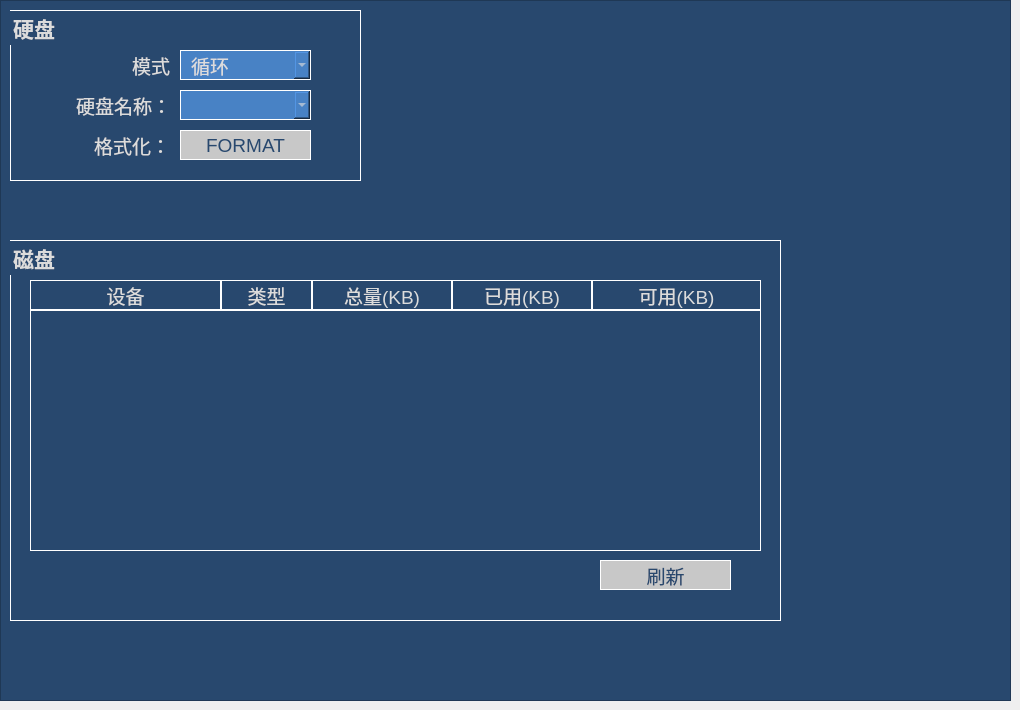
   <widget class="QWidget" name="tab_storage">
    <attribute name="title">
     <string>存储</string>
    </attribute>
    <widget class="QFrame" name="frame_9">
     <property name="geometry">
      <rect>
       <x>0</x>
       <y>0</y>
       <width>1011</width>
       <height>701</height>
      </rect>
     </property>
     <property name="styleSheet">
      <string notr="true">background: rgb(40, 72, 110);
color: rgb(220, 220, 220);</string>
     </property>
     <property name="frameShape">
      <enum>QFrame::StyledPanel</enum>
     </property>
     <property name="frameShadow">
      <enum>QFrame::Raised</enum>
     </property>
     <widget class="QGroupBox" name="groupBox_3">
      <property name="geometry">
       <rect>
        <x>10</x>
        <y>10</y>
        <width>351</width>
        <height>171</height>
       </rect>
      </property>
      <property name="font">
       <font>
        <family>Tahoma</family>
        <pointsize>16</pointsize>
        <weight>75</weight>
        <bold>true</bold>
       </font>
      </property>
      <property name="styleSheet">
       <string notr="true">background: transparent;
border: 1 solid rgb(255,255,255);</string>
      </property>
      <property name="title">
       <string>硬盘</string>
      </property>
      <widget class="QLabel" name="storageformatlabel">
       <property name="geometry">
        <rect>
         <x>29</x>
         <y>120</y>
         <width>131</width>
         <height>30</height>
        </rect>
       </property>
       <property name="font">
        <font>
         <family>Tahoma</family>
         <pointsize>14</pointsize>
        </font>
       </property>
       <property name="styleSheet">
        <string notr="true">background: transparent;
border: 0;</string>
       </property>
       <property name="text">
        <string>格式化：</string>
       </property>
       <property name="alignment">
        <set>Qt::AlignRight|Qt::AlignTrailing|Qt::AlignVCenter</set>
       </property>
      </widget>
      <widget class="QLabel" name="storagewritemodelabel">
       <property name="geometry">
        <rect>
         <x>29</x>
         <y>40</y>
         <width>131</width>
         <height>30</height>
        </rect>
       </property>
       <property name="font">
        <font>
         <family>Tahoma</family>
         <pointsize>14</pointsize>
        </font>
       </property>
       <property name="styleSheet">
        <string notr="true">background: transparent;
border: 0;</string>
       </property>
       <property name="text">
        <string>模式</string>
       </property>
       <property name="alignment">
        <set>Qt::AlignRight|Qt::AlignTrailing|Qt::AlignVCenter</set>
       </property>
      </widget>
      <widget class="QComboBox" name="storagewritemodecomboBox">
       <property name="geometry">
        <rect>
         <x>170</x>
         <y>40</y>
         <width>131</width>
         <height>30</height>
        </rect>
       </property>
       <property name="font">
        <font>
         <family>Tahoma</family>
         <pointsize>14</pointsize>
        </font>
       </property>
       <property name="cursor">
        <cursorShape>PointingHandCursor</cursorShape>
       </property>
       <property name="styleSheet">
        <string notr="true">background: rgb(72, 130, 197);
color: rgb(220, 220, 220);
padding-left: 10; padding-right:10;</string>
       </property>
       <item>
        <property name="text">
         <string>循环</string>
        </property>
       </item>
       <item>
        <property name="text">
         <string>一次</string>
        </property>
       </item>
      </widget>
      <widget class="QPushButton" name="storageformatpushButton">
       <property name="geometry">
        <rect>
         <x>170</x>
         <y>120</y>
         <width>131</width>
         <height>30</height>
        </rect>
       </property>
       <property name="font">
        <font>
         <family>Tahoma</family>
         <pointsize>14</pointsize>
        </font>
       </property>
       <property name="cursor">
        <cursorShape>PointingHandCursor</cursorShape>
       </property>
       <property name="styleSheet">
        <string notr="true">background: rgb(200,200,200);
color: rgb(40,72,110);</string>
       </property>
       <property name="text">
        <string>FORMAT</string>
       </property>
       <property name="flat">
        <bool>false</bool>
       </property>
      </widget>
      <widget class="QLabel" name="storageformatlabel_2">
       <property name="geometry">
        <rect>
         <x>30</x>
         <y>80</y>
         <width>131</width>
         <height>30</height>
        </rect>
       </property>
       <property name="font">
        <font>
         <family>Tahoma</family>
         <pointsize>14</pointsize>
        </font>
       </property>
       <property name="styleSheet">
        <string notr="true">background: transparent;
border: 0;</string>
       </property>
       <property name="text">
        <string>硬盘名称：</string>
       </property>
       <property name="alignment">
        <set>Qt::AlignRight|Qt::AlignTrailing|Qt::AlignVCenter</set>
       </property>
      </widget>
      <widget class="QComboBox" name="storagehddcomboBox">
       <property name="geometry">
        <rect>
         <x>170</x>
         <y>80</y>
         <width>131</width>
         <height>30</height>
        </rect>
       </property>
       <property name="font">
        <font>
         <family>Tahoma</family>
         <pointsize>14</pointsize>
        </font>
       </property>
       <property name="cursor">
        <cursorShape>PointingHandCursor</cursorShape>
       </property>
       <property name="styleSheet">
        <string notr="true">background: rgb(72, 130, 197);
color: rgb(220, 220, 220);
padding-left: 10; padding-right:10;</string>
       </property>
      </widget>
     </widget>
     <widget class="QGroupBox" name="groupBox_5">
      <property name="geometry">
       <rect>
        <x>10</x>
        <y>240</y>
        <width>771</width>
        <height>381</height>
       </rect>
      </property>
      <property name="font">
       <font>
        <family>Tahoma</family>
        <pointsize>16</pointsize>
        <weight>75</weight>
        <bold>true</bold>
       </font>
      </property>
      <property name="styleSheet">
       <string notr="true">background: transparent;
border: 1 solid rgb(255,255,255);</string>
      </property>
      <property name="title">
       <string>磁盘</string>
      </property>
      <widget class="QLabel" name="lb_disk_05">
       <property name="geometry">
        <rect>
         <x>442</x>
         <y>40</y>
         <width>140</width>
         <height>30</height>
        </rect>
       </property>
       <property name="font">
        <font>
         <family>Tahoma</family>
         <pointsize>14</pointsize>
        </font>
       </property>
       <property name="styleSheet">
        <string notr="true">background: transparent;</string>
       </property>
       <property name="text">
        <string>已用(KB)</string>
       </property>
       <property name="alignment">
        <set>Qt::AlignCenter</set>
       </property>
      </widget>
      <widget class="QLabel" name="lb_disk_04">
       <property name="geometry">
        <rect>
         <x>302</x>
         <y>40</y>
         <width>140</width>
         <height>30</height>
        </rect>
       </property>
       <property name="font">
        <font>
         <family>Tahoma</family>
         <pointsize>14</pointsize>
        </font>
       </property>
       <property name="styleSheet">
        <string notr="true">background: transparent;</string>
       </property>
       <property name="text">
        <string>总量(KB)</string>
       </property>
       <property name="alignment">
        <set>Qt::AlignCenter</set>
       </property>
      </widget>
      <widget class="QLabel" name="lb_disk_02">
       <property name="geometry">
        <rect>
         <x>211</x>
         <y>40</y>
         <width>91</width>
         <height>30</height>
        </rect>
       </property>
       <property name="font">
        <font>
         <family>Tahoma</family>
         <pointsize>14</pointsize>
        </font>
       </property>
       <property name="styleSheet">
        <string notr="true">background: transparent;</string>
       </property>
       <property name="text">
        <string>类型</string>
       </property>
       <property name="alignment">
        <set>Qt::AlignCenter</set>
       </property>
      </widget>
      <widget class="QLabel" name="lb_disk_01">
       <property name="geometry">
        <rect>
         <x>20</x>
         <y>40</y>
         <width>191</width>
         <height>30</height>
        </rect>
       </property>
       <property name="font">
        <font>
         <family>Tahoma</family>
         <pointsize>14</pointsize>
        </font>
       </property>
       <property name="styleSheet">
        <string notr="true">background: transparent;</string>
       </property>
       <property name="text">
        <string>设备</string>
       </property>
       <property name="alignment">
        <set>Qt::AlignCenter</set>
       </property>
      </widget>
      <widget class="QPushButton" name="pb_disk_refresh">
       <property name="geometry">
        <rect>
         <x>590</x>
         <y>320</y>
         <width>131</width>
         <height>30</height>
        </rect>
       </property>
       <property name="font">
        <font>
         <family>Tahoma</family>
         <pointsize>14</pointsize>
        </font>
       </property>
       <property name="cursor">
        <cursorShape>PointingHandCursor</cursorShape>
       </property>
       <property name="styleSheet">
        <string notr="true">background: rgb(200,200,200);
color: rgb(40,72,110);</string>
       </property>
       <property name="text">
        <string>刷新</string>
       </property>
       <property name="flat">
        <bool>false</bool>
       </property>
      </widget>
      <widget class="QLabel" name="lb_disk_06">
       <property name="geometry">
        <rect>
         <x>582</x>
         <y>40</y>
         <width>169</width>
         <height>30</height>
        </rect>
       </property>
       <property name="font">
        <font>
         <family>Tahoma</family>
         <pointsize>14</pointsize>
        </font>
       </property>
       <property name="styleSheet">
        <string notr="true">background: transparent;</string>
       </property>
       <property name="text">
        <string>可用(KB)</string>
       </property>
       <property name="alignment">
        <set>Qt::AlignCenter</set>
       </property>
      </widget>
      <widget class="QTableWidget" name="table_disk_info">
       <property name="enabled">
        <bool>true</bool>
       </property>
       <property name="geometry">
        <rect>
         <x>20</x>
         <y>70</y>
         <width>731</width>
         <height>241</height>
        </rect>
       </property>
       <property name="sizePolicy">
        <sizepolicy hsizetype="Fixed" vsizetype="Fixed">
         <horstretch>0</horstretch>
         <verstretch>0</verstretch>
        </sizepolicy>
       </property>
       <property name="font">
        <font>
         <pointsize>14</pointsize>
        </font>
       </property>
       <property name="focusPolicy">
        <enum>Qt::WheelFocus</enum>
       </property>
       <property name="contextMenuPolicy">
        <enum>Qt::DefaultContextMenu</enum>
       </property>
       <property name="styleSheet">
        <string notr="true">background: transparent;
color: rgb(200, 200, 200);
padding-top: 10; padding-bottom:10;padding-left: 6; padding-right:6;</string>
       </property>
       <property name="frameShape">
        <enum>QFrame::StyledPanel</enum>
       </property>
       <property name="verticalScrollBarPolicy">
        <enum>Qt::ScrollBarAsNeeded</enum>
       </property>
       <property name="horizontalScrollBarPolicy">
        <enum>Qt::ScrollBarAlwaysOff</enum>
       </property>
       <property name="autoScroll">
        <bool>false</bool>
       </property>
       <property name="editTriggers">
        <set>QAbstractItemView::NoEditTriggers</set>
       </property>
       <property name="tabKeyNavigation">
        <bool>false</bool>
       </property>
       <property name="showDropIndicator" stdset="0">
        <bool>false</bool>
       </property>
       <property name="dragDropOverwriteMode">
        <bool>false</bool>
       </property>
       <property name="showGrid">
        <bool>false</bool>
       </property>
       <property name="gridStyle">
        <enum>Qt::DashLine</enum>
       </property>
       <property name="wordWrap">
        <bool>false</bool>
       </property>
       <property name="cornerButtonEnabled">
        <bool>false</bool>
       </property>
       <property name="rowCount">
        <number>7</number>
       </property>
       <attribute name="horizontalHeaderVisible">
        <bool>false</bool>
       </attribute>
       <attribute name="horizontalHeaderCascadingSectionResizes">
        <bool>false</bool>
       </attribute>
       <attribute name="horizontalHeaderDefaultSectionSize">
        <number>200</number>
       </attribute>
       <attribute name="verticalHeaderVisible">
        <bool>false</bool>
       </attribute>
       <attribute name="verticalHeaderDefaultSectionSize">
        <number>30</number>
       </attribute>
       <attribute name="verticalHeaderMinimumSectionSize">
        <number>22</number>
       </attribute>
       <row>
        <property name="text">
         <string>New Row</string>
        </property>
       </row>
       <row>
        <property name="text">
         <string>New Row</string>
        </property>
       </row>
       <row>
        <property name="text">
         <string>New Row</string>
        </property>
       </row>
       <row>
        <property name="text">
         <string>New Row</string>
        </property>
       </row>
       <row>
        <property name="text">
         <string>New Row</string>
        </property>
       </row>
       <row>
        <property name="text">
         <string>New Row</string>
        </property>
       </row>
       <row/>
       <column>
        <property name="text">
         <string>New Column</string>
        </property>
        <property name="textAlignment">
         <set>AlignRight|AlignVCenter</set>
        </property>
       </column>
       <column>
        <property name="text">
         <string>New Column</string>
        </property>
        <property name="textAlignment">
         <set>AlignRight|AlignVCenter</set>
        </property>
       </column>
       <column>
        <property name="text">
         <string>New Column</string>
        </property>
        <property name="textAlignment">
         <set>AlignRight|AlignVCenter</set>
        </property>
       </column>
       <column>
        <property name="text">
         <string>New Column</string>
        </property>
        <property name="textAlignment">
         <set>AlignRight|AlignVCenter</set>
        </property>
       </column>
       <column>
        <property name="text">
         <string>New Column</string>
        </property>
        <property name="textAlignment">
         <set>AlignRight|AlignVCenter</set>
        </property>
       </column>
       <item row="0" column="0">
        <property name="text">
         <string/>
        </property>
        <property name="font">
         <font>
          <pointsize>14</pointsize>
         </font>
        </property>
        <property name="textAlignment">
         <set>AlignRight|AlignVCenter</set>
        </property>
       </item>
       <item row="0" column="1">
        <property name="text">
         <string/>
        </property>
        <property name="font">
         <font>
          <pointsize>14</pointsize>
         </font>
        </property>
        <property name="textAlignment">
         <set>AlignRight|AlignVCenter</set>
        </property>
       </item>
       <item row="0" column="2">
        <property name="text">
         <string/>
        </property>
        <property name="font">
         <font>
          <pointsize>14</pointsize>
         </font>
        </property>
        <property name="textAlignment">
         <set>AlignRight|AlignVCenter</set>
        </property>
       </item>
       <item row="0" column="3">
        <property name="text">
         <string/>
        </property>
        <property name="font">
         <font>
          <pointsize>14</pointsize>
         </font>
        </property>
        <property name="textAlignment">
         <set>AlignRight|AlignVCenter</set>
        </property>
       </item>
       <item row="0" column="4">
        <property name="text">
         <string/>
        </property>
        <property name="font">
         <font>
          <pointsize>14</pointsize>
         </font>
        </property>
        <property name="textAlignment">
         <set>AlignRight|AlignVCenter</set>
        </property>
       </item>
       <item row="1" column="0">
        <property name="text">
         <string/>
        </property>
        <property name="font">
         <font>
          <pointsize>14</pointsize>
         </font>
        </property>
        <property name="textAlignment">
         <set>AlignRight|AlignVCenter</set>
        </property>
       </item>
       <item row="1" column="1">
        <property name="text">
         <string/>
        </property>
        <property name="font">
         <font>
          <pointsize>14</pointsize>
         </font>
        </property>
        <property name="textAlignment">
         <set>AlignRight|AlignVCenter</set>
        </property>
       </item>
       <item row="1" column="2">
        <property name="text">
         <string/>
        </property>
        <property name="font">
         <font>
          <pointsize>14</pointsize>
         </font>
        </property>
        <property name="textAlignment">
         <set>AlignRight|AlignVCenter</set>
        </property>
       </item>
       <item row="1" column="3">
        <property name="text">
         <string/>
        </property>
        <property name="font">
         <font>
          <pointsize>14</pointsize>
         </font>
        </property>
        <property name="textAlignment">
         <set>AlignRight|AlignVCenter</set>
        </property>
       </item>
       <item row="1" column="4">
        <property name="text">
         <string/>
        </property>
        <property name="font">
         <font>
          <pointsize>14</pointsize>
         </font>
        </property>
        <property name="textAlignment">
         <set>AlignRight|AlignVCenter</set>
        </property>
       </item>
       <item row="2" column="0">
        <property name="text">
         <string/>
        </property>
        <property name="font">
         <font>
          <pointsize>14</pointsize>
         </font>
        </property>
        <property name="textAlignment">
         <set>AlignRight|AlignVCenter</set>
        </property>
       </item>
       <item row="2" column="1">
        <property name="text">
         <string/>
        </property>
        <property name="font">
         <font>
          <pointsize>14</pointsize>
         </font>
        </property>
        <property name="textAlignment">
         <set>AlignRight|AlignVCenter</set>
        </property>
       </item>
       <item row="2" column="2">
        <property name="text">
         <string/>
        </property>
        <property name="font">
         <font>
          <pointsize>14</pointsize>
         </font>
        </property>
        <property name="textAlignment">
         <set>AlignRight|AlignVCenter</set>
        </property>
       </item>
       <item row="2" column="3">
        <property name="text">
         <string/>
        </property>
        <property name="font">
         <font>
          <pointsize>14</pointsize>
         </font>
        </property>
        <property name="textAlignment">
         <set>AlignRight|AlignVCenter</set>
        </property>
       </item>
       <item row="2" column="4">
        <property name="text">
         <string/>
        </property>
        <property name="font">
         <font>
          <pointsize>14</pointsize>
         </font>
        </property>
        <property name="textAlignment">
         <set>AlignRight|AlignVCenter</set>
        </property>
       </item>
       <item row="3" column="0">
        <property name="text">
         <string/>
        </property>
        <property name="font">
         <font>
          <pointsize>14</pointsize>
         </font>
        </property>
        <property name="textAlignment">
         <set>AlignRight|AlignVCenter</set>
        </property>
       </item>
       <item row="3" column="1">
        <property name="text">
         <string/>
        </property>
        <property name="font">
         <font>
          <pointsize>14</pointsize>
         </font>
        </property>
        <property name="textAlignment">
         <set>AlignRight|AlignVCenter</set>
        </property>
       </item>
       <item row="3" column="2">
        <property name="text">
         <string/>
        </property>
        <property name="font">
         <font>
          <pointsize>14</pointsize>
         </font>
        </property>
        <property name="textAlignment">
         <set>AlignRight|AlignVCenter</set>
        </property>
       </item>
       <item row="3" column="3">
        <property name="text">
         <string/>
        </property>
        <property name="font">
         <font>
          <pointsize>14</pointsize>
         </font>
        </property>
        <property name="textAlignment">
         <set>AlignRight|AlignVCenter</set>
        </property>
       </item>
       <item row="3" column="4">
        <property name="text">
         <string/>
        </property>
        <property name="font">
         <font>
          <pointsize>14</pointsize>
         </font>
        </property>
        <property name="textAlignment">
         <set>AlignRight|AlignVCenter</set>
        </property>
       </item>
       <item row="4" column="0">
        <property name="text">
         <string/>
        </property>
        <property name="font">
         <font>
          <pointsize>14</pointsize>
         </font>
        </property>
        <property name="textAlignment">
         <set>AlignRight|AlignVCenter</set>
        </property>
       </item>
       <item row="4" column="1">
        <property name="text">
         <string/>
        </property>
        <property name="font">
         <font>
          <pointsize>14</pointsize>
         </font>
        </property>
        <property name="textAlignment">
         <set>AlignRight|AlignVCenter</set>
        </property>
       </item>
       <item row="4" column="2">
        <property name="text">
         <string/>
        </property>
        <property name="font">
         <font>
          <pointsize>14</pointsize>
         </font>
        </property>
        <property name="textAlignment">
         <set>AlignRight|AlignVCenter</set>
        </property>
       </item>
       <item row="4" column="3">
        <property name="text">
         <string/>
        </property>
        <property name="font">
         <font>
          <pointsize>14</pointsize>
         </font>
        </property>
        <property name="textAlignment">
         <set>AlignRight|AlignVCenter</set>
        </property>
       </item>
       <item row="4" column="4">
        <property name="text">
         <string/>
        </property>
        <property name="font">
         <font>
          <pointsize>14</pointsize>
         </font>
        </property>
        <property name="textAlignment">
         <set>AlignRight|AlignVCenter</set>
        </property>
       </item>
       <item row="5" column="0">
        <property name="text">
         <string/>
        </property>
        <property name="font">
         <font>
          <pointsize>14</pointsize>
         </font>
        </property>
        <property name="textAlignment">
         <set>AlignRight|AlignVCenter</set>
        </property>
       </item>
       <item row="5" column="1">
        <property name="text">
         <string/>
        </property>
        <property name="font">
         <font>
          <pointsize>14</pointsize>
         </font>
        </property>
        <property name="textAlignment">
         <set>AlignRight|AlignVCenter</set>
        </property>
       </item>
       <item row="5" column="2">
        <property name="text">
         <string/>
        </property>
        <property name="font">
         <font>
          <pointsize>14</pointsize>
         </font>
        </property>
        <property name="textAlignment">
         <set>AlignRight|AlignVCenter</set>
        </property>
       </item>
       <item row="5" column="3">
        <property name="text">
         <string/>
        </property>
        <property name="font">
         <font>
          <pointsize>14</pointsize>
         </font>
        </property>
        <property name="textAlignment">
         <set>AlignRight|AlignVCenter</set>
        </property>
       </item>
       <item row="5" column="4">
        <property name="text">
         <string/>
        </property>
        <property name="font">
         <font>
          <pointsize>14</pointsize>
         </font>
        </property>
        <property name="textAlignment">
         <set>AlignRight|AlignVCenter</set>
        </property>
       </item>
      </widget>
     </widget>
    </widget>
   </widget>
